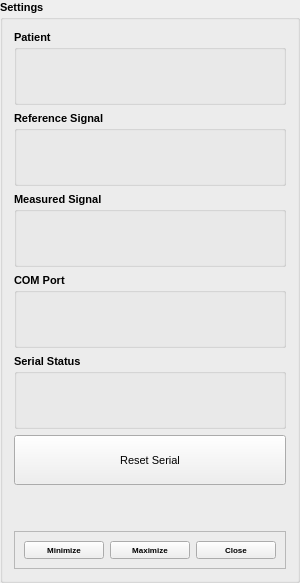
       <widget class="QGroupBox" name="groupBox_2">
        <property name="sizePolicy">
         <sizepolicy hsizetype="Fixed" vsizetype="Expanding">
          <horstretch>1</horstretch>
          <verstretch>0</verstretch>
         </sizepolicy>
        </property>
        <property name="minimumSize">
         <size>
          <width>175</width>
          <height>0</height>
         </size>
        </property>
        <property name="font">
         <font>
          <pointsize>8</pointsize>
          <weight>75</weight>
          <bold>true</bold>
         </font>
        </property>
        <property name="title">
         <string>Settings</string>
        </property>
        <layout class="QGridLayout" name="gridLayout_9">
         <item row="1" column="0">
          <widget class="QGroupBox" name="groupBox_6">
           <property name="minimumSize">
            <size>
             <width>0</width>
             <height>75</height>
            </size>
           </property>
           <property name="title">
            <string>Reference Signal</string>
           </property>
           <layout class="QHBoxLayout" name="horizontalLayout_13">
            <item>
             <layout class="QHBoxLayout" name="horizontalLayout_10">
              <item>
               <widget class="QLabel" name="lbl_referencesignal">
                <property name="font">
                 <font>
                  <weight>50</weight>
                  <bold>false</bold>
                 </font>
                </property>
                <property name="text">
                 <string/>
                </property>
                <property name="alignment">
                 <set>Qt::AlignCenter</set>
                </property>
               </widget>
              </item>
             </layout>
            </item>
           </layout>
          </widget>
         </item>
         <item row="2" column="0">
          <widget class="QGroupBox" name="groupBox_4">
           <property name="minimumSize">
            <size>
             <width>0</width>
             <height>75</height>
            </size>
           </property>
           <property name="title">
            <string>Measured Signal</string>
           </property>
           <layout class="QHBoxLayout" name="horizontalLayout_14">
            <item>
             <layout class="QHBoxLayout" name="horizontalLayout_11">
              <item>
               <widget class="QLabel" name="lbl_measuredsignal">
                <property name="font">
                 <font>
                  <weight>50</weight>
                  <bold>false</bold>
                 </font>
                </property>
                <property name="text">
                 <string/>
                </property>
                <property name="alignment">
                 <set>Qt::AlignCenter</set>
                </property>
               </widget>
              </item>
             </layout>
            </item>
           </layout>
          </widget>
         </item>
         <item row="3" column="0">
          <widget class="QGroupBox" name="groupBox_5">
           <property name="minimumSize">
            <size>
             <width>0</width>
             <height>75</height>
            </size>
           </property>
           <property name="title">
            <string>COM Port</string>
           </property>
           <layout class="QHBoxLayout" name="horizontalLayout_17">
            <item>
             <layout class="QHBoxLayout" name="horizontalLayout_15">
              <item>
               <widget class="QLabel" name="lbl_comport">
                <property name="font">
                 <font>
                  <weight>50</weight>
                  <bold>false</bold>
                 </font>
                </property>
                <property name="text">
                 <string/>
                </property>
                <property name="alignment">
                 <set>Qt::AlignCenter</set>
                </property>
               </widget>
              </item>
             </layout>
            </item>
           </layout>
          </widget>
         </item>
         <item row="4" column="0">
          <widget class="QGroupBox" name="groupBox_7">
           <property name="minimumSize">
            <size>
             <width>0</width>
             <height>75</height>
            </size>
           </property>
           <property name="title">
            <string>Serial Status</string>
           </property>
           <layout class="QHBoxLayout" name="horizontalLayout_18">
            <item>
             <layout class="QHBoxLayout" name="horizontalLayout_16">
              <item>
               <widget class="QLabel" name="lbl_serialstatus">
                <property name="font">
                 <font>
                  <weight>50</weight>
                  <bold>false</bold>
                 </font>
                </property>
                <property name="text">
                 <string/>
                </property>
                <property name="alignment">
                 <set>Qt::AlignCenter</set>
                </property>
               </widget>
              </item>
             </layout>
            </item>
           </layout>
          </widget>
         </item>
         <item row="5" column="0">
          <widget class="QPushButton" name="btn_resetserial">
           <property name="minimumSize">
            <size>
             <width>0</width>
             <height>50</height>
            </size>
           </property>
           <property name="font">
            <font>
             <weight>50</weight>
             <bold>false</bold>
            </font>
           </property>
           <property name="text">
            <string>Reset Serial</string>
           </property>
          </widget>
         </item>
         <item row="6" column="0">
          <spacer name="verticalSpacer_6">
           <property name="orientation">
            <enum>Qt::Vertical</enum>
           </property>
           <property name="sizeHint" stdset="0">
            <size>
             <width>20</width>
             <height>40</height>
            </size>
           </property>
          </spacer>
         </item>
         <item row="0" column="0">
          <widget class="QGroupBox" name="groupBox_3">
           <property name="minimumSize">
            <size>
             <width>0</width>
             <height>75</height>
            </size>
           </property>
           <property name="title">
            <string>Patient</string>
           </property>
           <layout class="QHBoxLayout" name="horizontalLayout_12">
            <item>
             <layout class="QHBoxLayout" name="horizontalLayout_9">
              <item>
               <widget class="QLabel" name="lbl_patientnumber">
                <property name="font">
                 <font>
                  <weight>50</weight>
                  <bold>false</bold>
                 </font>
                </property>
                <property name="text">
                 <string/>
                </property>
                <property name="alignment">
                 <set>Qt::AlignCenter</set>
                </property>
               </widget>
              </item>
             </layout>
            </item>
           </layout>
          </widget>
         </item>
         <item row="7" column="0">
          <widget class="QFrame" name="frame">
           <property name="frameShape">
            <enum>QFrame::StyledPanel</enum>
           </property>
           <property name="frameShadow">
            <enum>QFrame::Raised</enum>
           </property>
           <layout class="QHBoxLayout" name="horizontalLayout_8">
            <item>
             <widget class="QPushButton" name="btn_minimize">
              <property name="font">
               <font>
                <pointsize>6</pointsize>
                <weight>75</weight>
                <bold>true</bold>
               </font>
              </property>
              <property name="text">
               <string>Minimize</string>
              </property>
             </widget>
            </item>
            <item>
             <widget class="QPushButton" name="btn_maximize">
              <property name="font">
               <font>
                <pointsize>6</pointsize>
                <weight>75</weight>
                <bold>true</bold>
               </font>
              </property>
              <property name="text">
               <string>Maximize</string>
              </property>
             </widget>
            </item>
            <item>
             <widget class="QPushButton" name="btn_close">
              <property name="minimumSize">
               <size>
                <width>0</width>
                <height>0</height>
               </size>
              </property>
              <property name="font">
               <font>
                <pointsize>6</pointsize>
                <weight>75</weight>
                <bold>true</bold>
               </font>
              </property>
              <property name="text">
               <string>Close</string>
              </property>
             </widget>
            </item>
           </layout>
          </widget>
         </item>
        </layout>
       </widget>
